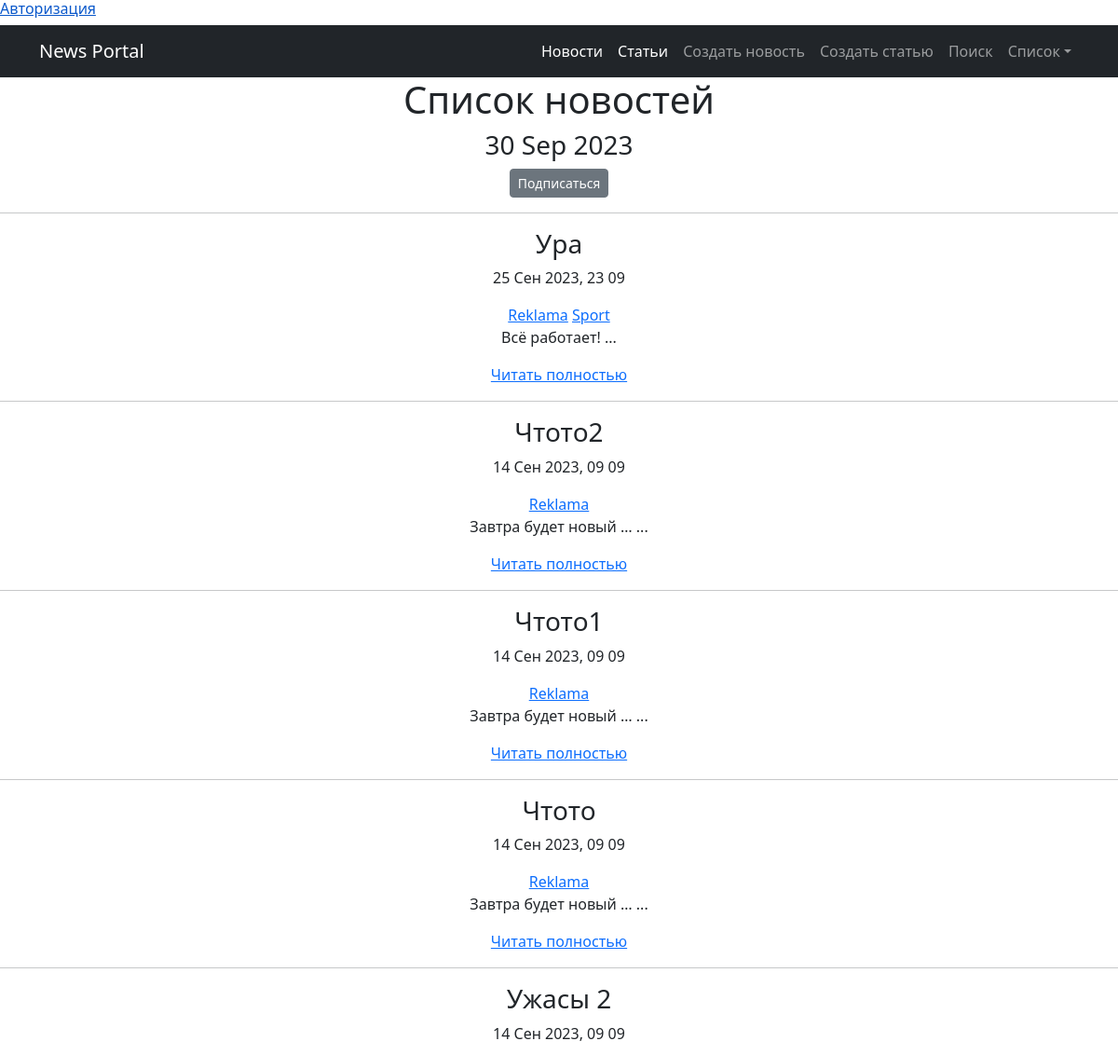
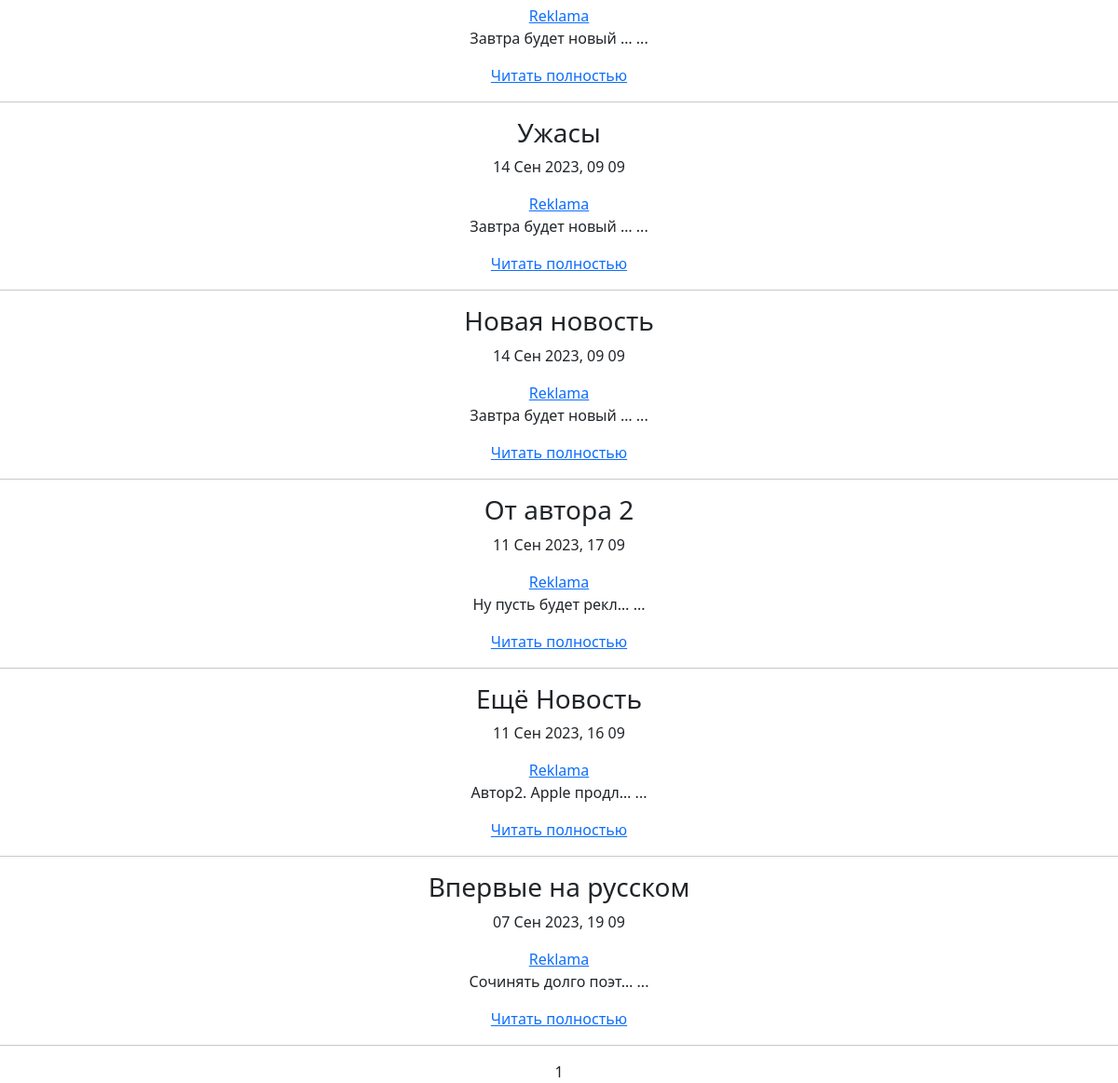
The app's page /category/4/ with its own data (2 pictures, top to bottom).
### news/models.py (models this page shows, shortened)
class Post(models.Model):
    author = models.ForeignKey(Author, on_delete=models.CASCADE)
    news = 'NW'
    article = 'AR'
    CATEGORY_CHOICES = (
        (news, 'Новость'),
        (article, 'Статья'),
    )
    choiceType = models.CharField(max_length=2,
                                  choices=CATEGORY_CHOICES,
                                  default=article)
    timeCreate = models.DateTimeField(auto_now_add=True)
    categoryPost = models.ManyToManyField(Category, through='PostCategory')
    title = models.CharField(max_length=100, unique=True)
    content = models.TextField()
    rating = models.IntegerField(default=0)

class Category(models.Model):
    nameCategory = models.CharField(max_length=100, unique=True)
    subscribers = models.ManyToManyField(User, blank=True, related_name='categories')
    def __str__(self):
        return self.nameCategory

### news/views.py (the view)
# urls.py: path('category/<int:pk>/', CategoryView.as_view(), name='category_list'),  # URL-шаблон списка категорий
class CategoryView(ListView):
    model = Post
    template_name = 'mailsub/category.html'
    context_object_name = 'cat_view'
    paginate_by = 10
    def get_queryset(self):
        self.category = get_object_or_404(Category, id=self.kwargs['pk'])
        queryset = Post.objects.filter(categoryPost=self.category).order_by('-timeCreate')
        return queryset
    def get_context_data(self, **kwargs):
        context = super().get_context_data(**kwargs)
        context['is_not_subscriber'] = self.request.user not in self.category.subscribers.all()
        context['category'] = self.category
        return context

### news/templatetags/cenzura.py (called while the page is built)
@register.filter()
def censor(value):  # Естественно если делать реальный проект слов будет в разы больше.
    words_to_censor = ['6лядь', '6лять', 'cock', 'cunt',  'fuck', 'xyй',
                       'гавнюк', 'долбоёб', 'лошок', 'пидарас', 'шлюха']
    if not isinstance(value, str):  # Проверка, чтобы фильтр цензурирования применялся только к переменным строкового
        raise ValueError("Значение должно быть строкой")
    for word in words_to_censor:
        value = value.replace(word, '*' * len(word))
    return mark_safe(value)

### news/templatetags/custom_tags.py (called while the page is built)
@register.simple_tag()
def current_time(format_string='%d %b %Y'):
    return datetime.utcnow().strftime(format_string)

### templates/mailsub/category.html
{% extends 'flatpages/default.html' %}
{% load cenzura %}
{% load custom_tags %}
{% block content %}
    <h1 style="text-align: center;">Список новостей</h1>
	<h3 style="text-align: center;">{% current_time '%d %b %Y' %}</h3>
<div align="center">
    {% if is_not_subscriber %}
    <h6><a href="{% url 'news:subscribe' category.id %}" class="btn btn-secondary btn-sm">Подписаться</a></h6>
    {% else %}
    <h6><a href="{% url 'news:unsubscribe' category.id %}" class="btn btn-secondary btn-sm">Отписаться</a></h6>
    {% endif %}
</div>
<hr/>
{% if cat_view %}
        {% for post in cat_view %}
            <h3 style="text-align: center;">{{ post.title|censor }}</h3>
            <p style="text-align: center;">{{ post.timeCreate|date:'d M Y, H m' }}</p>
            <div align="center">
              {% for category in post.categoryPost.all %}
              <a href="{% url 'news:category_list' category.id %}" >{{ category }}</a>
              {% endfor %}
            </div>
            <p style="text-align: center;">{{ post.content|truncatechars:20|censor }} {{"..."}}</p>
            <p style="text-align: center;"><a href="{% url 'news:news_detail' post.id %}">Читать полностью</a></p>
            <hr/>
        {% endfor %}
{% else %}
    <h2>Новостей нет!</h2>
{% endif %}
{% endblock content %}

### records on screen
Post: title|censor "Ура", timeCreate "25 Сен 2023, 23 09", content|censor "Всё работает!", value "..."
Category: nameCategory "Reklama"
Category: nameCategory "Sport"
Post: title|censor "Чтото2", timeCreate "14 Сен 2023, 09 09", content|censor "Завтра будет новый …", value "..."
Post: title|censor "Чтото1", timeCreate "14 Сен 2023, 09 09", content|censor "Завтра будет новый …", value "..."
Post: title|censor "Чтото", timeCreate "14 Сен 2023, 09 09", content|censor "Завтра будет новый …", value "..."
Post: title|censor "Ужасы 2", timeCreate "14 Сен 2023, 09 09", content|censor "Завтра будет новый …", value "..."
Post: title|censor "Ужасы", timeCreate "14 Сен 2023, 09 09", content|censor "Завтра будет новый …", value "..."
Post: title|censor "Новая новость", timeCreate "14 Сен 2023, 09 09", content|censor "Завтра будет новый …", value "..."
Post: title|censor "От автора 2", timeCreate "11 Сен 2023, 17 09", content|censor "Ну пусть будет рекл…", value "..."
Post: title|censor "Ещё Новость", timeCreate "11 Сен 2023, 16 09", content|censor "Автор2. Apple продл…", value "..."
Post: title|censor "Впервые на русском", timeCreate "07 Сен 2023, 19 09", content|censor "Сочинять долго поэт…", value "..."

### other values on screen
{{ page_obj.number }} "1"
